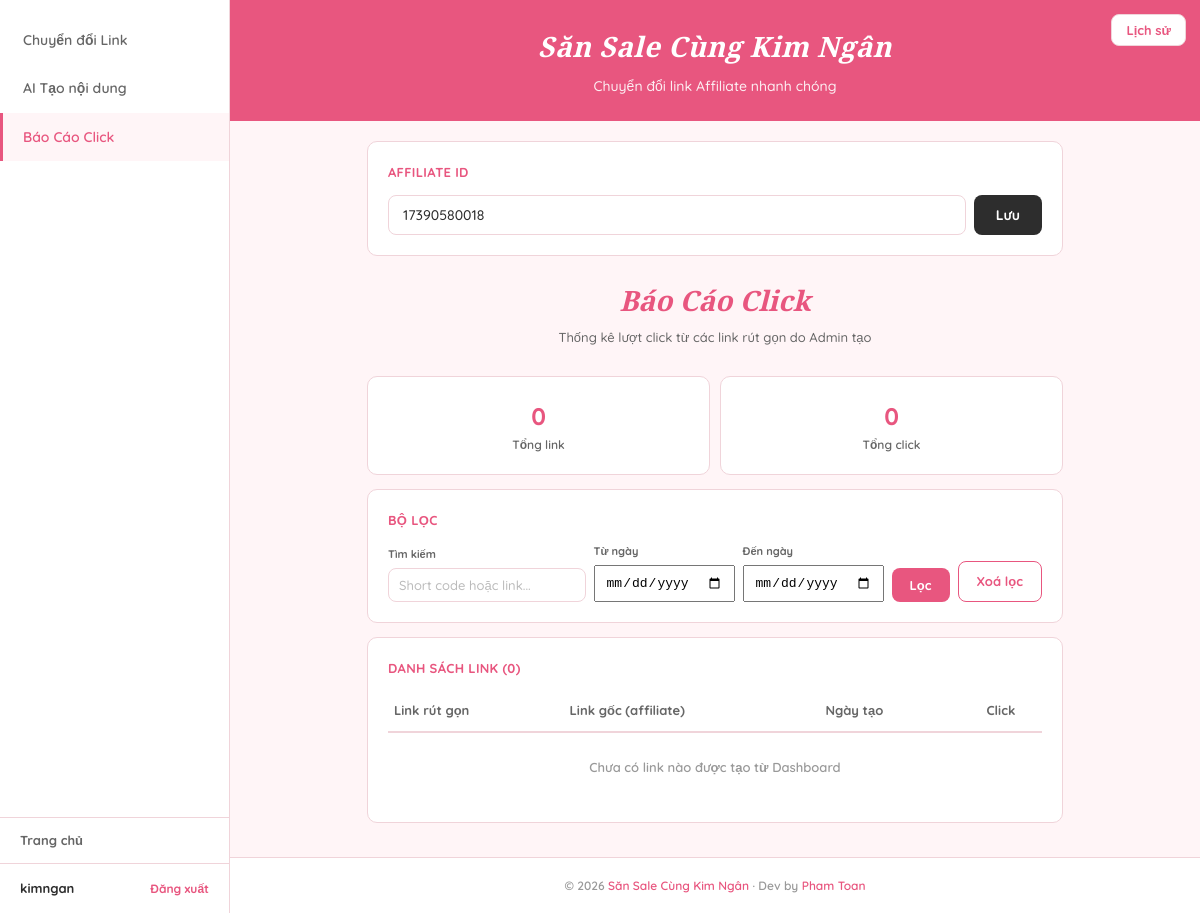
Before: /admin/click-report (signed in) with the older database file.
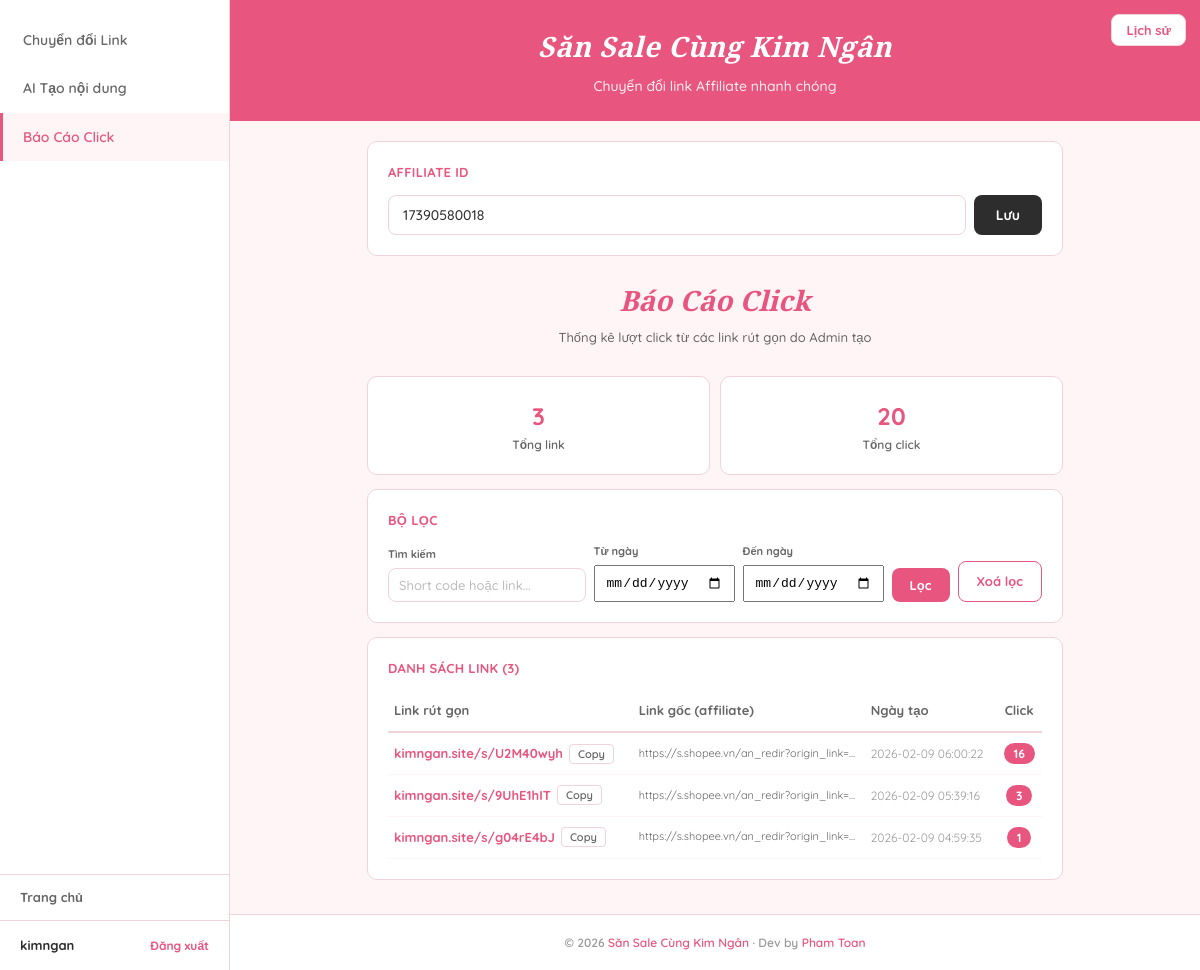
After: the same page with the newer database file.
### tables this page shows
CREATE TABLE settings (
            key TEXT PRIMARY KEY,
            value TEXT NOT NULL
        );

CREATE TABLE short_links (
            id INTEGER PRIMARY KEY AUTOINCREMENT,
            short_code TEXT UNIQUE NOT NULL,
            target_url TEXT NOT NULL,
            created_at TIMESTAMP DEFAULT CURRENT_TIMESTAMP,
            click_count INTEGER DEFAULT 0
        , created_by TEXT DEFAULT NULL);

### app.py (the view)
@app.route("/admin/click-report")
@login_required
def admin_click_report():
    affiliate_id = get_setting("affiliate_id", "")
    search = request.args.get("q", "")
    date_from = request.args.get("from", "")
    date_to = request.args.get("to", "")
    links = get_admin_short_links(search=search, date_from=date_from, date_to=date_to)
    total_clicks = sum(l["click_count"] for l in links)
    return render_template(
        "admin.html",
        page="click-report",
        affiliate_id=affiliate_id,
        user=session.get("user"),
        report_links=links,
        total_clicks=total_clicks,
        total_links=len(links),
        search=search,
        date_from=date_from,
        date_to=date_to,
        short_domain=SHORT_DOMAIN,
    )

### app.py (called while the page is built)
def login_required(f):
    @wraps(f)
    def decorated(*args, **kwargs):
        if "user" not in session:
            return redirect(url_for("login_page"))
        return f(*args, **kwargs)
    return decorated

### database.py (called while the page is built)
def get_db():
    conn = sqlite3.connect(DB_PATH)
    conn.row_factory = sqlite3.Row
    return conn

def get_setting(key, default=""):
    conn = get_db()
    row = conn.execute("SELECT value FROM settings WHERE key = ?", (key,)).fetchone()
    conn.close()
    return row["value"] if row else default

def get_admin_short_links(search="", date_from="", date_to=""):
    conn = get_db()
    query = "SELECT * FROM short_links WHERE created_by IS NOT NULL"
    params = []
    if search:
        query += " AND (short_code LIKE ? OR target_url LIKE ?)"
        params.extend([f"%{search}%", f"%{search}%"])
    if date_from:
        query += " AND date(created_at) >= ?"
        params.append(date_from)
    if date_to:
        query += " AND date(created_at) <= ?"
        params.append(date_to)
    query += " ORDER BY created_at DESC"
    rows = conn.execute(query, params).fetchall()
    conn.close()
    return [dict(r) for r in rows]

### templates/admin.html (shortened to what this page needs)
<!DOCTYPE html>
<html lang="vi">
<head>
</head>
<body>
    <button class="toggle-history" onclick="toggleHistory()">Lịch sử</button>
    <aside class="sidebar" id="sidebar">
        <nav class="sidebar-nav">
            <a class="nav-item {{ 'active' if page == 'convert-link' }}" href="/admin/convert-link">Chuyển đổi Link</a>
            <a class="nav-item {{ 'active' if page == 'ai-content' }}" href="/admin/ai-content">AI Tạo nội dung</a>
            <a class="nav-item {{ 'active' if page == 'click-report' }}" href="/admin/click-report">Báo Cáo Click</a>
        </nav>
        <div class="sidebar-bottom">
            <a href="/" class="sidebar-home">Trang chủ</a>
            <div class="sidebar-footer">
                <span class="sidebar-user">{{ user }}</span>
                <a href="/logout" class="sidebar-logout">Đăng xuất</a>
            </div>
        </div>
    </aside>
    <main class="main" id="mainContent">
        <div class="main-header">
            <h2>Săn Sale Cùng Kim Ngân</h2>
            <p>Chuyển đổi link Affiliate nhanh chóng</p>
        </div>
        <div class="main-body">
            <div class="card">
                <div class="card-title">Affiliate ID</div>
                <div class="aff-row">
                    <input type="text" id="affiliateId" placeholder="Nhập Affiliate ID của bạn"
                           value="{{ affiliate_id }}">
                    <button class="btn btn-dark" onclick="saveAffiliate()">Lưu</button>
                </div>
            </div>
            {% if page == 'convert-link' %}
            <div class="page-title">
                <h3>Chuyển đổi Link</h3>
                <p>Dán link Shopee &mdash; Nhận link Affiliate ngay</p>
            </div>
            <div class="card">
                <div class="card-title">Nhập Link</div>
                <textarea id="linkInput" placeholder="Dán link Shopee vào đây (mỗi link 1 dòng)..." style="min-height:120px;"></textarea>
                <div class="input-actions">
                    <button class="btn btn-outline" onclick="pasteTo('linkInput','linkStatus')">Paste nhanh</button>
                    <button class="btn btn-primary" id="linkConvertBtn" onclick="convertLink()">Chuyển đổi</button>
                </div>
                <div id="linkStatus" class="status"></div>
            </div>
            <div class="card link-results" id="linkResults">
                <div class="card-title">Kết quả</div>
                <textarea id="linkResultOutput" readonly></textarea>
                <div style="margin-top:10px;">
                    <button class="copy-btn" onclick="copyField('linkResultOutput', this)">Copy tất cả</button>
                </div>
            </div>
            {% elif page == 'click-report' %}
            <div class="page-title">
                <h3>Báo Cáo Click</h3>
                <p>Thống kê lượt click từ các link rút gọn do Admin tạo</p>
            </div>
            <div style="display:flex;gap:10px;margin-bottom:14px;">
                <div class="card" style="flex:1;text-align:center;margin-bottom:0;">
                    <div style="font-size:24px;font-weight:700;color:var(--primary);">{{ total_links }}</div>
                    <div style="font-size:12px;font-weight:600;color:var(--text-sec);">Tổng link</div>
                </div>
                <div class="card" style="flex:1;text-align:center;margin-bottom:0;">
                    <div style="font-size:24px;font-weight:700;color:var(--primary);">{{ total_clicks }}</div>
                    <div style="font-size:12px;font-weight:600;color:var(--text-sec);">Tổng click</div>
                </div>
            </div>
            <div class="card">
                <div class="card-title">Bộ lọc</div>
                <form method="GET" action="/admin/click-report" style="display:flex;gap:8px;flex-wrap:wrap;align-items:flex-end;">
                    <div style="flex:1;min-width:140px;">
                        <label style="font-size:11px;font-weight:700;color:var(--text-sec);display:block;margin-bottom:4px;">Tìm kiếm</label>
                        <input type="text" name="q" placeholder="Short code hoặc link..." value="{{ search }}" style="padding:8px 10px;font-size:13px;">
                    </div>
                    <div style="min-width:130px;">
                        <label style="font-size:11px;font-weight:700;color:var(--text-sec);display:block;margin-bottom:4px;">Từ ngày</label>
                        <input type="date" name="from" value="{{ date_from }}" style="padding:8px 10px;font-size:13px;">
                    </div>
                    <div style="min-width:130px;">
                        <label style="font-size:11px;font-weight:700;color:var(--text-sec);display:block;margin-bottom:4px;">Đến ngày</label>
                        <input type="date" name="to" value="{{ date_to }}" style="padding:8px 10px;font-size:13px;">
                    </div>
                    <button type="submit" class="btn btn-primary" style="padding:9px 18px;font-size:13px;">Lọc</button>
                    <a href="/admin/click-report" class="btn btn-outline" style="padding:9px 18px;font-size:13px;text-decoration:none;text-align:center;">Xoá lọc</a>
                </form>
            </div>
            <div class="card">
                <div class="card-title">Danh sách link ({{ report_links|length }})</div>
                <div style="overflow-x:auto;">
                    <table style="width:100%;border-collapse:collapse;font-size:13px;">
                        <thead>
                            <tr style="border-bottom:2px solid var(--border);text-align:left;">
                                <th style="padding:10px 6px;font-weight:700;color:var(--text-sec);">Link rút gọn</th>
                                <th style="padding:10px 6px;font-weight:700;color:var(--text-sec);">Link gốc (affiliate)</th>
                                <th style="padding:10px 6px;font-weight:700;color:var(--text-sec);">Ngày tạo</th>
                                <th style="padding:10px 6px;font-weight:700;color:var(--text-sec);text-align:center;">Click</th>
                            </tr>
                        </thead>
                        <tbody>
                            {% if report_links %}
                                {% for link in report_links %}
                                <tr style="border-bottom:1px solid var(--primary-bg);">
                                    <td style="padding:10px 6px;">
                                        <div style="display:flex;align-items:center;gap:6px;">
                                            <a href="/s/{{ link.short_code }}" target="_blank" style="color:var(--primary);font-weight:700;text-decoration:none;font-size:13px;">
                                                {{ short_domain }}/s/{{ link.short_code }}
                                            </a>
                                            <button onclick="navigator.clipboard.writeText('https://{{ short_domain }}/s/{{ link.short_code }}');this.textContent='OK!';setTimeout(()=>this.textContent='Copy',1500)" style="background:none;border:1px solid var(--border);border-radius:4px;padding:2px 8px;cursor:pointer;font-size:11px;font-family:'Quicksand',sans-serif;font-weight:600;color:var(--text-sec);">Copy</button>
                                        </div>
                                    </td>
                                    <td style="padding:10px 6px;max-width:220px;overflow:hidden;text-overflow:ellipsis;white-space:nowrap;font-size:11px;color:var(--text-sec);" title="{{ link.target_url }}">
                                        {{ link.target_url[:90] }}{% if link.target_url|length > 90 %}...{% endif %}
                                    </td>
                                    <td style="padding:10px 6px;font-size:12px;color:var(--text-muted);white-space:nowrap;">{{ link.created_at }}</td>
                                    <td style="padding:10px 6px;text-align:center;">
                                        <span style="background:{% if link.click_count > 0 %}var(--primary){% else %}var(--border){% endif %};color:{% if link.click_count > 0 %}#fff{% else %}var(--text-sec){% endif %};padding:3px 10px;border-radius:12px;font-size:12px;font-weight:700;">
                                            {{ link.click_count }}
                                        </span>
                                    </td>
                                </tr>
                                {% endfor %}
                            {% else %}
                                <tr><td colspan="4" style="padding:24px;text-align:center;color:var(--text-muted);font-weight:600;">
                                    {% if search or date_from or date_to %}
                                        Không tìm thấy link phù hợp
                                    {% else %}
                                        Chưa có link nào được tạo từ Dashboard
                                    {% endif %}
                                </td></tr>
                            {% endif %}
                        </tbody>
                    </table>
                </div>
            </div>
            {% endif %}
        </div>
        <div class="main-footer">
            &copy; 2026 <span class="accent">Săn Sale Cùng Kim Ngân</span> &middot; Dev by <span class="accent">Pham Toan</span>
        </div>
    </main>
</body>
</html>

### templates/admin.html (style rules this page uses)
* { margin: 0; padding: 0; box-sizing: border-box; }
:root { --primary: #E8567F; --primary-bg: #FFF5F7; --sidebar-bg: #FFFFFF; --card-bg: #FFFFFF; --border: #F0D4DA; --text: #2D2D2D; --text-sec: #666666; --text-muted: #999999; --sidebar-w: 230px; --history-w: 280px; }
body { font-family: 'Quicksand', sans-serif; background: var(--primary-bg); color: var(--text); line-height: 1.6; min-height: 100vh; display: flex; }
.sidebar { width: var(--sidebar-w); background: var(--sidebar-bg); border-right: 1px solid var(--border); display: flex; flex-direction: column; z-index: 100; transition: transform 0.3s ease; position: fixed; top: 0; left: 0; bottom: 0; }
.sidebar-nav { flex: 1; padding: 16px 0; }
.nav-item { display: block; padding: 13px 20px; font-size: 14px; font-weight: 600; color: var(--text-sec); text-decoration: none; border-left: 3px solid transparent; transition: all 0.15s; }
.nav-item.active { background: var(--primary-bg); color: var(--primary); border-left-color: var(--primary); }
.sidebar-bottom { border-top: 1px solid var(--border); }
.sidebar-home { display: block; padding: 12px 20px; font-size: 13px; font-weight: 700; color: var(--text-sec); text-decoration: none; transition: all 0.15s; }
.sidebar-footer { padding: 14px 20px; border-top: 1px solid var(--border); display: flex; align-items: center; justify-content: space-between; }
.sidebar-user { font-size: 13px; font-weight: 700; color: var(--text); }
.sidebar-logout { font-size: 12px; font-weight: 700; color: var(--primary); text-decoration: none; }
.main { margin-left: var(--sidebar-w); flex: 1; display: flex; flex-direction: column; min-height: 100vh; transition: margin 0.3s ease; }
.main-header { background: var(--primary); padding: 24px 32px; color: #fff; text-align: center; }
.main-header h2 { font-family: 'Playfair Display', Georgia, serif; font-size: 28px; font-weight: 700; font-style: italic; letter-spacing: 0.5px; }
.main-header p { font-size: 14px; margin-top: 6px; opacity: 0.9; font-weight: 500; }
.page-title { text-align: center; margin-bottom: 20px; padding: 8px 0; }
.page-title h3 { font-family: 'Playfair Display', Georgia, serif; font-size: 28px; font-weight: 700; font-style: italic; color: var(--primary); margin-bottom: 4px; }
.page-title p { font-size: 13px; color: var(--text-sec); font-weight: 500; }
.main-body { flex: 1; padding: 20px 32px; max-width: 760px; margin: 0 auto; width: 100%; }
.main-footer { padding: 18px 24px; text-align: center; font-size: 12px; font-weight: 600; color: var(--text-muted); border-top: 1px solid var(--border); background: var(--card-bg); margin-top: auto; }
.main-footer .accent { color: var(--primary); }
.btn { padding: 10px 22px; border: none; border-radius: 8px; font-size: 14px; font-weight: 700; font-family: 'Quicksand', sans-serif; cursor: pointer; transition: opacity 0.15s; white-space: nowrap; }
.btn-primary { background: var(--primary); color: #fff; }
.btn-dark { background: var(--text); color: #fff; }
.btn-outline { background: #fff; color: var(--primary); border: 1.5px solid var(--primary); }
.card { background: var(--card-bg); border-radius: 10px; padding: 20px; margin-bottom: 14px; border: 1px solid var(--border); }
.card-title { font-size: 13px; font-weight: 700; color: var(--primary); margin-bottom: 12px; text-transform: uppercase; letter-spacing: 0.3px; }
input[type="text"], input[type="password"], textarea { width: 100%; padding: 10px 14px; border: 1.5px solid var(--border); border-radius: 8px; font-size: 14px; font-weight: 500; font-family: 'Quicksand', sans-serif; color: var(--text); background: #fff; transition: border-color 0.2s; }
input::placeholder, textarea::placeholder { color: #bbb; }
.aff-row { display: flex; gap: 8px; }
.toggle-history { position: fixed; top: 14px; right: 14px; z-index: 40; background: var(--card-bg); border: 1px solid var(--border); border-radius: 8px; padding: 7px 14px; cursor: pointer; font-size: 13px; font-weight: 700; font-family: 'Quicksand', sans-serif; color: var(--primary); }

Changed rows visible on the page:
added short_links: short_domain "kimngan.site", short_code "U2M40wyh", target_url "https://s.shopee.vn/an_redir?origin_link=…", created_at "2026-02-09 06:00:22", click_count "16"
added short_links: short_domain "kimngan.site", short_code "9UhE1hIT", target_url "https://s.shopee.vn/an_redir?origin_link=…", created_at "2026-02-09 05:39:16", click_count "3"
now on this page (row edited): short_links: short_domain "kimngan.site", short_code "g04rE4bJ", target_url "https://s.shopee.vn/an_redir?origin_link=…", created_at "2026-02-09 04:59:35", click_count "1"
Other visible differences:
{{ total_links }}: "0" → "3"
{{ total_clicks }}: "0" → "20"
{{ report_links|length }}: "0" → "3"
text no longer shown: "Chưa có link nào được tạo từ Dashboard"
